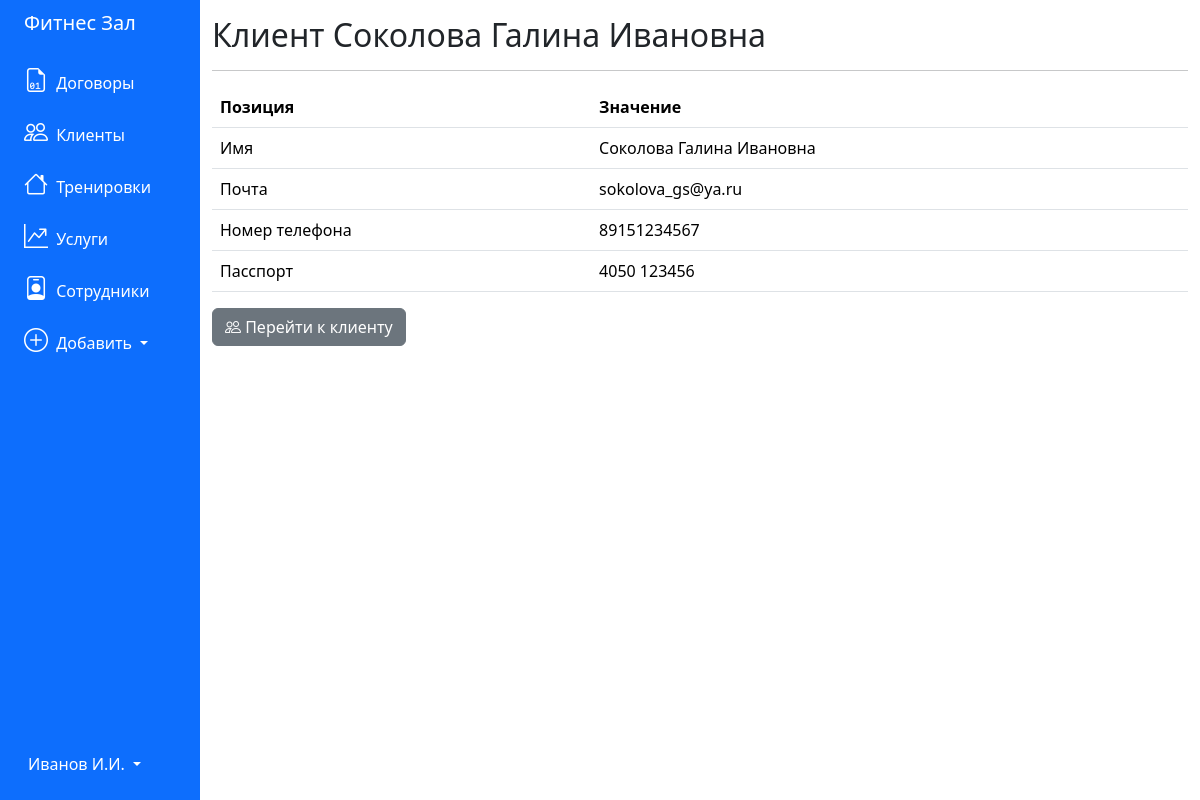
Screenshot of /client/1 with the database file from the repository.
### tables this page shows
CREATE TABLE 'clients' (
	"id_client" INTEGER PRIMARY KEY AUTOINCREMENT,
	'name' TEXT,
	'email' TEXT,
	'phone_number' TEXT,
	'passport' TEXT
);

### app.py (the view)
@app.route('/client/<int:client_id>')
def client(client_id):
    pos = get_client(client_id)
    return render_template('client.html', client=pos)

### app.py (called while the page is built)
def get_db_connection():
    conn = sqlite3.connect('../pythonProject4/database.db')
    conn.row_factory = sqlite3.Row
    return conn

def get_client(item_id):
    conn = get_db_connection()
    item = conn.execute("""SELECT * FROM clients WHERE id_client = ?""", (item_id,)).fetchone()
    conn.close()
    if item is None:
        abort(404)
    return item

### templates/client.html
{% extends 'base.html' %}
{% block content %}
<h2>{% block title %} Клиент  {{ client['name']  }} {% endblock %}</h2>
<hr>
<table class="table">
    <thead>
        <tr>
            <th scope="col">Позиция</th>
            <th scope="col">Значение</th>
        </tr>
    </thead>
    <tbody>
        <tr>
            <td>Имя</th>
            <td>{{ client['name'] }} </th>
        </tr>
        <tr>
            <td>Почта</th>
            <td>{{  client['email'] }} </th>
        </tr>
        <tr>
            <td>Номер телефона</th>
            <td>{{  client['phone_number'] }} </th>
        </tr>
        <tr>
            <td>Пасспорт</th>
            <td>{{  client['passport'] }} </th>
        </tr>
    </tbody>
</table>
<div class="row">
    <div class="col-auto">
        <a href="/client">
            <button type="submit" class="btn btn-secondary"><i class="bi-people"></i> Перейти к клиенту</button>
        </a>
    </div>
</div>
{% endblock %}

### rows the page displays
clients: name "Соколова Галина Ивановна", email "sokolova_gs@ya.ru", phone_number "89151234567", passport "4050 123456"
